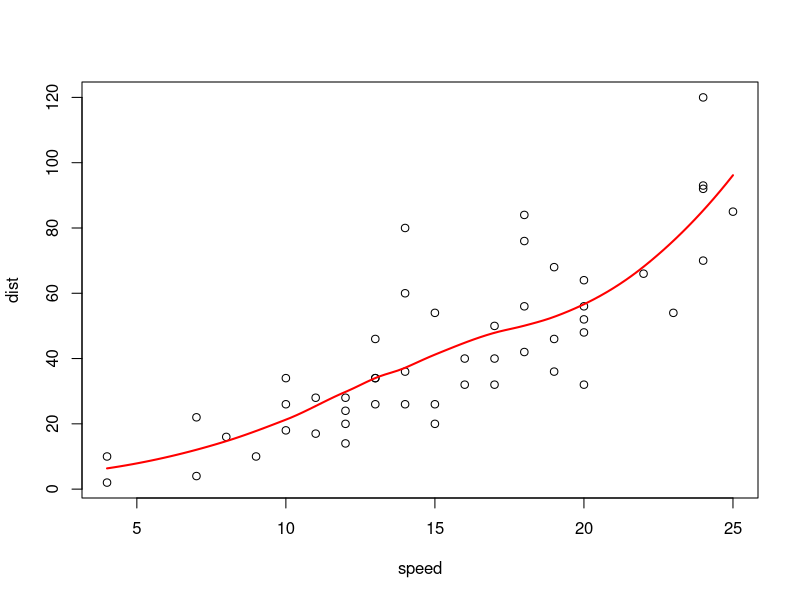

The R source for this figure:
# Regressão local (LOESS)
# Estatística e Ciência de Dados — ICTIN/UFLA
# Exemplo reproduzível com dados de R ou dos pacotes indicados.

ajuste <- loess(dist ~ speed, data = cars, span = 0.7)
x <- data.frame(speed = seq(min(cars$speed), max(cars$speed), len = 100))
plot(dist ~ speed, data = cars)
lines(x$speed, predict(ajuste, newdata = x), col = "red", lwd = 2)
print(summary(ajuste))
